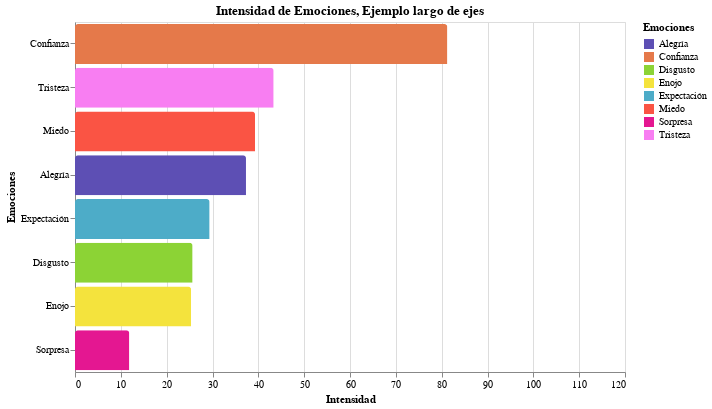

Source (notebook cell):
### Code cell
domain = ['Alegría', 'Confianza', 'Disgusto', 'Enojo', 'Expectación', 'Miedo', 'Sorpresa', 'Tristeza']
range_ = ['#5d4fb4', '#e5794a','#8cd335','#f4e33d', '#4dacc8', '#fa5444','#E41791', '#f87ef2']
chart_01 = bar_chartv2(emociones, "Intensidad de Emociones, Ejemplo largo de ejes", 550, 350, domain, range_, "emocion:N",
                    "intensidad", "emocion", "Intensidad", "Emociones", [0,120])
chart_01

### Figure 1 — Vega-Lite specification as saved in the notebook (floating-point values rounded to 4 significant figures)
{"config": {"view": {"continuousWidth": 400, "continuousHeight": 300}}, "data": {"name": "data-2196835c6bd6e0c6096c2f8082ae5542"}, "mark": {"type": "bar", "cornerRadiusTopLeft": 3, "cornerRadiusTopRight": 3, "size": 40}, "encoding": {"color": {"type": "nominal", "field": "emocion", "legend": {"title": "Emociones"}, "scale": {"domain": ["Alegría", "Confianza", "Disgusto", "Enojo", "Expectación", "Miedo", "Sorpresa", "Tristeza"], "range": ["#5d4fb4", "#e5794a", "#8cd335", "#f4e33d", "#4dacc8", "#fa5444", "#E41791", "#f87ef2"]}}, "x": {"type": "quantitative", "field": "intensidad", "scale": {"domain": [0, 120]}, "sort": {"field": "intensidad", "op": "count", "order": "ascending"}, "title": "Intensidad"}, "y": {"type": "nominal", "field": "emocion", "sort": {"field": "emocion", "op": "count", "order": "ascending"}, "title": "Emociones"}}, "height": 350, "title": "Intensidad de Emociones, Ejemplo largo de ejes", "width": 550, "$schema": "https://vega.github.io/schema/vega-lite/v4.8.1.json", "datasets": {"data-2196835c6bd6e0c6096c2f8082ae5542": [{"emocion": "Confianza", "intensidad": 81.24}, {"emocion": "Tristeza", "intensidad": 43.34}, {"emocion": "Miedo", "intensidad": 39.28}, {"emocion": "Alegría", "intensidad": 37.31}, {"emocion": "Expectación", "intensidad": 29.37}, {"emocion": "Disgusto", "intensidad": 25.66}, {"emocion": "Enojo", "intensidad": 25.33}, {"emocion": "Sorpresa", "intensidad": 11.85}]}}
